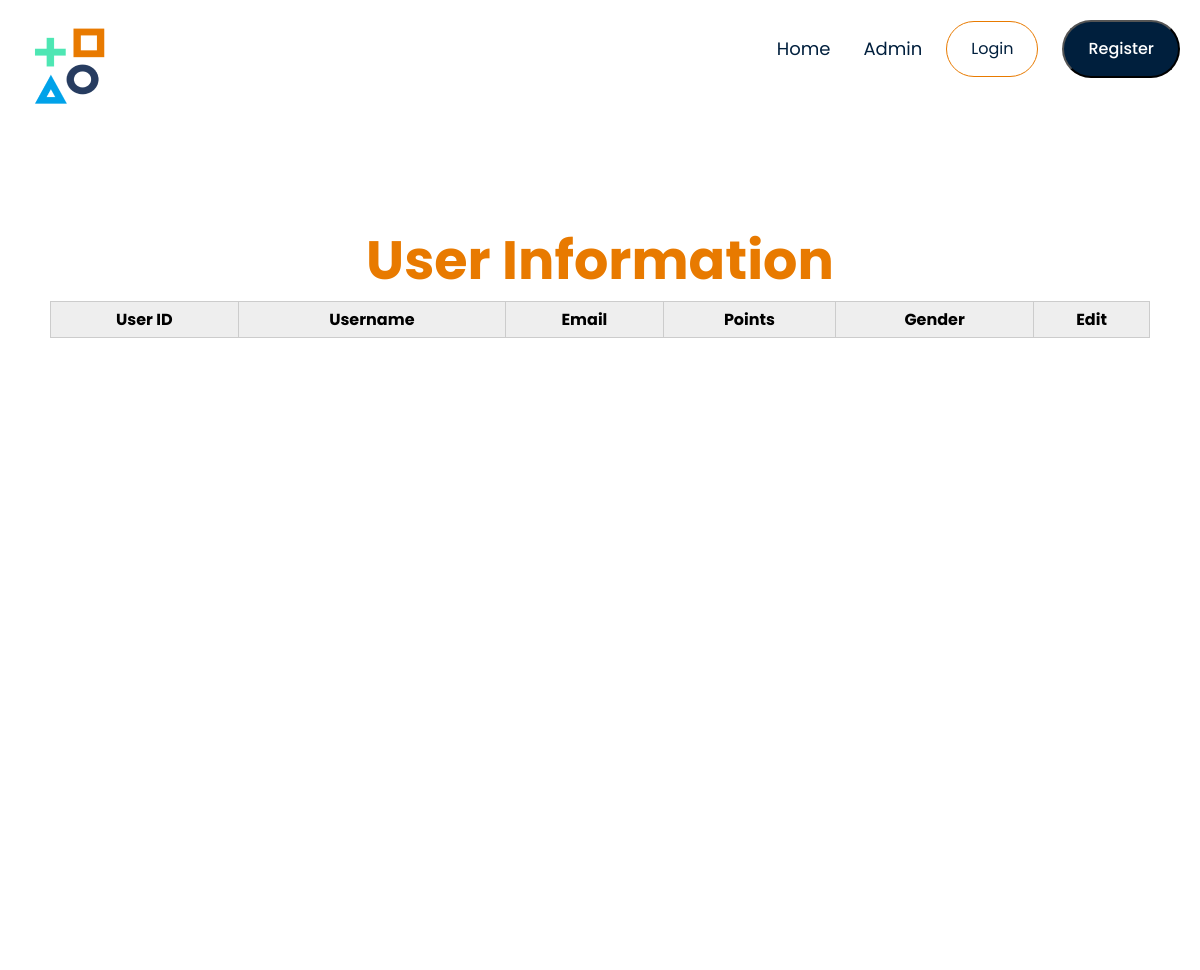
The page /Event/Private/user_edit.php on the database as committed earlier.
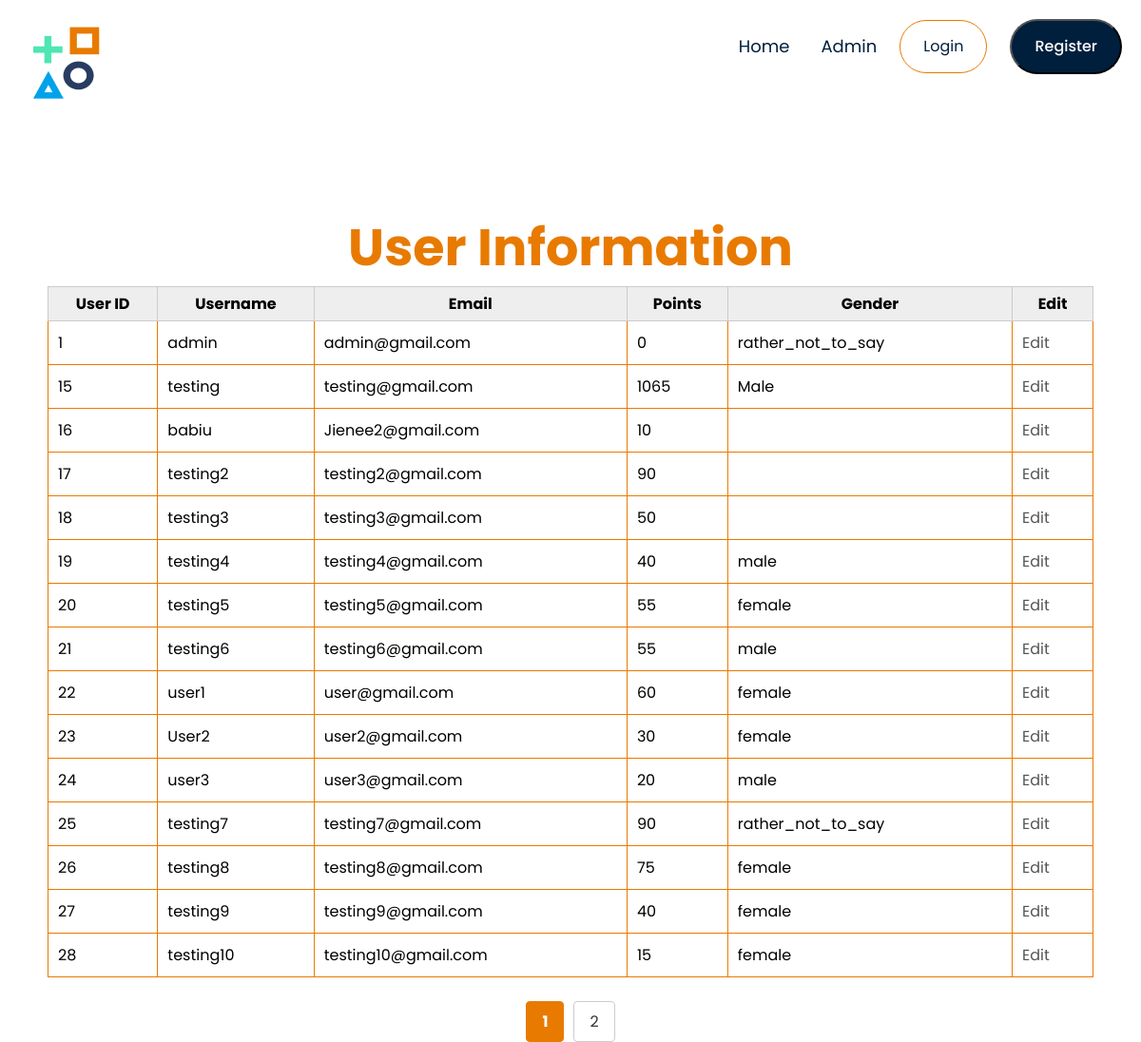
The same page on the database as committed later.
### tables this page shows
CREATE TABLE `users` (
  `id` int(255) NOT NULL,
  `user_role_id` int(255) DEFAULT NULL,
  `username` varchar(255) NOT NULL,
  `email` varchar(255) NOT NULL,
  `password` varchar(255) NOT NULL,
  `points` int(255) NOT NULL DEFAULT 0,
  `gender` varchar(255) DEFAULT NULL
);

### Event/Private/user_edit.php (the view, shortened to what this page needs)
<?php
require_once('../Public/db_connect.php');
require_once('Part/header.php');
$records_per_page = 15;
$page = isset($_GET['page']) ? $_GET['page'] : 1;
$offset = ($page - 1) * $records_per_page;
$userInfoQuery = "SELECT id, username, email, points, gender FROM users LIMIT $offset, $records_per_page";
$userInfoResult = $conn->query($userInfoQuery);
$totalRecordsQuery = "SELECT COUNT(*) as totalRecords FROM users";
$totalRecordsResult = $conn->query($totalRecordsQuery);
$totalRecordsRow = $totalRecordsResult->fetch_assoc();
$totalRecords = $totalRecordsRow['totalRecords'];
$totalPages = ceil($totalRecords / $records_per_page);
?>
<!DOCTYPE html>
<html lang="en">
<head>
    <link rel="stylesheet" href="../Public/public.css">
    <link rel="stylesheet" href="https://stackpath.bootstrapcdn.com/font-awesome/4.7.0/css/font-awesome.min.css">
</head>
<body>
    <div class="container">
        <section class="hero">
            <div class="container">
                <h2 class="title">User Information</h2>
                <table border="1">
                    <thead>
                        <tr>
                            <th>User ID</th>
                            <th>Username</th>
                            <th>Email</th>
                            <th>Points</th>
                            <th>Gender</th>
                            <th>Edit</th>
                        </tr>
                    </thead>
                    <tbody>
                        <?php
                        while ($row = $userInfoResult->fetch_assoc()){ ?>
                            <tr>
                                <td><?php echo $row['id']; ?></td>
                                <td><?php echo $row['username']; ?></td>
                                <td><?php echo $row['email']; ?></td>
                                <td><?php echo $row['points']; ?></td>
                                <td><?php echo $row['gender']; ?></td>
                                <td><a class='edit-link' href='edit_user.php?id=<?php echo $row['id']; ?>'>Edit</a></td>
                            </tr>
                        <?php }
                        ?>
                    </tbody>
                </table>
                <div class="pagination">
                    <?php for ($i = 1; $i <= $totalPages; $i++) : ?>
                        <a href="?page=<?php echo $i; ?>" class="<?php echo $i == $page ? 'current-page' : ''; ?>"><?php echo $i; ?></a>
                    <?php endfor; ?>
                </div>
            </div>
        </section>
    </div>
</body>
</html>

### Event/Private/Part/header.php (shortened to what this page needs)
<div class="navbar">
    <div class="menu-item">
        <div class="menu">
            <a href="../Public/index.php">Home</a>
            <a href="admin_page.php">Admin</a>
        </div>
<?php
        if (isset($_SESSION['username'])) {
            echo "
                <button class=\"register-button\"><a href=\"../Public/Login/logout.php\">Logout</a></button>
            ";
        } else {
            echo "
                <button class=\"login-button\"><a href=\"Login/login.php\">Login</a></button>
                <button class=\"register-button\"><a href=\"Login/register.php\">Register</a></button>
            ";
        }
?>
    </div>
    <a href="../Public/index.php"><img src="../Public/Image/Logo.png" /></a>
</div>

### Event/Public/public.css (style rules this page uses)
* { margin: 0; padding: 0; box-sizing: border-box; }
body { font-family: 'Poppins', sans-serif; }
a { text-decoration: none; color: #555; }
.container { max-width: 1300px; margin: auto; padding: 25px; }
.hero { width: 100%; height: 800px; background-color:#FFF; position:relative; padding-top: 50px; }
.hero .container { height: 100%; position: relative; }
.title { color: #E87A00; font-size: 54px; font-family: 'Poppins', sans-serif; font-weight: 700; text-align: center; }
table { border-collapse: collapse; width: 100%; margin-bottom:25px; }
th, td { border: 1px solid #ccc; padding: 5px; }
th { background-color: #eee; }
.leaderboard th, td { padding: 10px; text-align: left; border: 1px solid #E87A00; }
.current-page { color: orange; font-weight: bold; }
.pagination { display: flex; justify-content: center; margin-top: 20px; margin-bottom:50px; }
.pagination a { padding: 8px 16px; margin: 0 5px; text-decoration: none; color: #333; border: 1px solid #ccc; border-radius: 4px; }
.pagination a.current-page { background-color: #E87A00; color: #fff; border: 1px solid #E87A00; }

### Event/Private/Part/header.php (style rules this page uses)
.navbar { width: 100%; height: 120px; background-color:#FFF; padding: 20px; }
.menu-item { align-items: center; gap: 24px; display: inline-flex; float: right; }
.menu { justify-content: flex-end; align-items: center; gap: 33px; display: flex }
.menu a { text-align: center; color: #001F3D; font-size: 18px; font-family: Poppins; font-weight: 400; line-height: 18px; word-wrap: break-word; text-decoration: none; }
.login-button { padding-left: 24px; padding-right: 24px; padding-top: 18px; padding-bottom: 18px; background: white; border-radius: 30px; border: 1px #E87A00 solid; justify-content: flex-end; align-items: center; gap: 8px; display: flex }
.login-button a { text-align: center; color: #001F3D; font-size: 16px; font-family: 'Poppins', sans-serif; font-weight: 400; line-height: 18px; word-wrap: break-word; text-decoration: none; }
.register-button { padding-left: 24px; padding-right: 24px; padding-top: 18px; padding-bottom: 18px; background: #001F3D; border-radius: 30px; justify-content: flex-end; align-items: center; gap: 8px; display: flex; }
.register-button a { text-align: center; color: white; font-size: 16px; font-family: 'Poppins', sans-serif; font-weight: 500; line-height: 18px; word-wrap: break-word; text-decoration: none; }

Rows that differ between the two databases and show on the page:
added users: id "1", username "admin", email "admin@gmail.com", points "0", gender "rather_not_to_say"
added users: id "15", username "testing", email "testing@gmail.com", points "1065", gender "Male"
added users: id "16", username "babiu", email "Jienee2@gmail.com", points "10"
added users: id "17", username "testing2", email "testing2@gmail.com", points "90"
added users: id "18", username "testing3", email "testing3@gmail.com", points "50"
added users: id "19", username "testing4", email "testing4@gmail.com", points "40", gender "male"
added users: id "20", username "testing5", email "testing5@gmail.com", points "55", gender "female"
added users: id "21", username "testing6", email "testing6@gmail.com", points "55", gender "male"
added users: id "22", username "user1", email "user@gmail.com", points "60", gender "female"
added users: id "23", username "User2", email "user2@gmail.com", points "30", gender "female"
added users: id "24", username "user3", email "user3@gmail.com", points "20", gender "male"
added users: id "25", username "testing7", email "testing7@gmail.com", points "90", gender "rather_not_to_say"
added users: id "26", username "testing8", email "testing8@gmail.com", points "75", gender "female"
added users: id "27", username "testing9", email "testing9@gmail.com", points "40", gender "female"
added users: id "28", username "testing10", email "testing10@gmail.com", points "15", gender "female"
Other text that changed with them:
new list line: "1"
new list line: "2"
